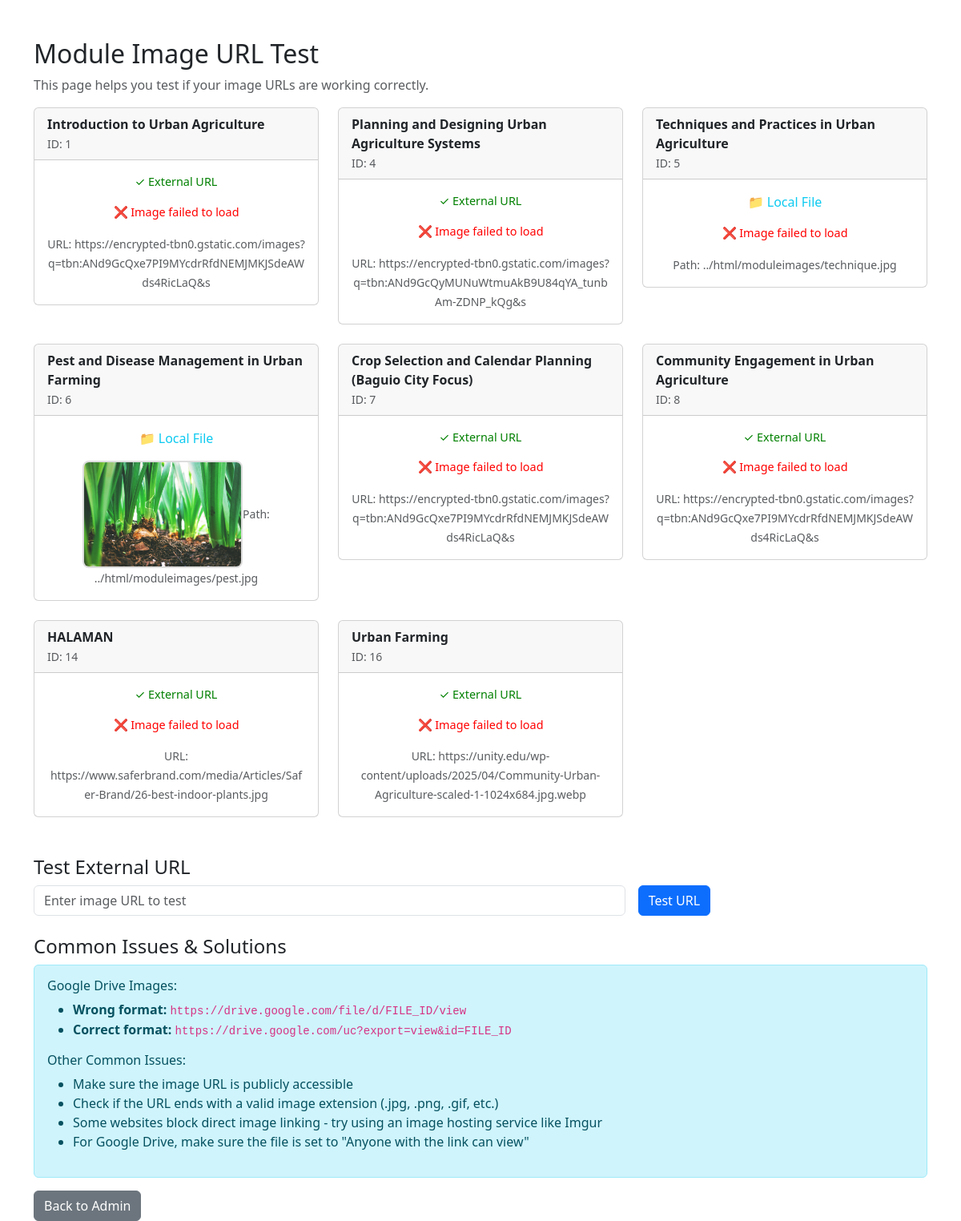
Screenshot of /php/test_image_urls.php with the database file from the repository.
### tables this page shows
CREATE TABLE `modules` (
  `module_id` int(100) NOT NULL,
  `title` varchar(100) NOT NULL,
  `description` text NOT NULL,
  `category` varchar(100) NOT NULL,
  `type` varchar(100) NOT NULL,
  `content` varchar(255) NOT NULL,
  `image_path` varchar(100) NOT NULL,
  `created_at` timestamp NOT NULL DEFAULT current_timestamp(),
  `updated_at` timestamp NOT NULL DEFAULT current_timestamp()
);

### php/test_image_urls.php (the view, shortened to what this page needs)
<?php
include 'connection.php';
?>
<!DOCTYPE html>
<html lang="en">
<head>
    <link href="https://cdn.jsdelivr.net/npm/bootstrap@5.3.0/dist/css/bootstrap.min.css" rel="stylesheet">
</head>
<body>
    <div class="container mt-5">
        <h2>Module Image URL Test</h2>
        <p class="text-muted">This page helps you test if your image URLs are working correctly.</p>
        <div class="row">
            <?php
            $result = $conn->query("SELECT module_id, title, image_path FROM modules ORDER BY module_id");
            if ($result->num_rows > 0) {
                while ($row = $result->fetch_assoc()) {
                    $image_path = $row['image_path'];
                    $is_url = filter_var($image_path, FILTER_VALIDATE_URL);
                    echo '<div class="col-md-4 mb-4">';
                    echo '<div class="card">';
                    echo '<div class="card-header">';
                    echo '<strong>' . htmlspecialchars($row['title']) . '</strong><br>';
                    echo '<small class="text-muted">ID: ' . $row['module_id'] . '</small>';
                    echo '</div>';
                    echo '<div class="card-body text-center">';
                    if ($is_url) {
                        echo '<p class="success-message">✓ External URL</p>';
                        echo '<p class="error-message" style="display: none;">❌ Image failed to load</p>';
                        echo '<small class="text-muted">URL: ' . htmlspecialchars($image_path) . '</small>';
                    } else {
                        echo '<p class="text-info">📁 Local File</p>';
                        echo '<img src="' . htmlspecialchars($image_path) . '" class="test-image" alt="Test Image" onerror="this.style.display=\'none\'; this.nextElementSibling.style.display=\'block\';">';
                        echo '<p class="error-message" style="display: none;">❌ Image failed to load</p>';
                        echo '<small class="text-muted">Path: ' . htmlspecialchars($image_path) . '</small>';
                    }
                    echo '</div>';
                    echo '</div>';
                    echo '</div>';
                }
            } else {
                echo '<div class="col-12"><p class="text-center text-muted">No modules found.</p></div>';
            }
            ?>
        </div>
        <div class="mt-4">
            <h4>Test External URL</h4>
            <form method="POST" class="row g-3">
                <div class="col-md-8">
                    <input type="url" class="form-control" name="test_url" placeholder="Enter image URL to test" value="<?php echo isset($_POST['test_url']) ? htmlspecialchars($_POST['test_url']) : ''; ?>">
                </div>
                <div class="col-md-4">
                    <button type="submit" class="btn btn-primary">Test URL</button>
                </div>
            </form>
        </div>
        <div class="mt-4">
            <h4>Common Issues & Solutions</h4>
            <div class="alert alert-info">
                <h6>Google Drive Images:</h6>
                <ul>
                    <li><strong>Wrong format:</strong> <code>https://drive.google.com/file/d/FILE_ID/view</code></li>
                    <li><strong>Correct format:</strong> <code>https://drive.google.com/uc?export=view&id=FILE_ID</code></li>
                </ul>
                <h6>Other Common Issues:</h6>
                <ul>
                    <li>Make sure the image URL is publicly accessible</li>
                    <li>Check if the URL ends with a valid image extension (.jpg, .png, .gif, etc.)</li>
                    <li>Some websites block direct image linking - try using an image hosting service like Imgur</li>
                    <li>For Google Drive, make sure the file is set to "Anyone with the link can view"</li>
                </ul>
            </div>
        </div>
        <div class="mt-3">
            <a href="Admin/adminpage.php" class="btn btn-secondary">Back to Admin</a>
        </div>
    </div>
</body>
</html>

### php/test_image_urls.php (style rules this page uses)
.test-image { max-width: 200px; max-height: 150px; border: 2px solid #ddd; border-radius: 8px; }
.error-message { color: red; font-size: 0.9em; }
.success-message { color: green; font-size: 0.9em; }

### rows the page displays
modules: title "Introduction to Urban Agriculture", module_id "1", image_path "https://encrypted-tbn0.gstatic.com/images?q=tbn:ANd9GcQxe7PI9MYcdrRfdNEMJMKJSdeAWds4RicLaQ&s"
modules: title "Planning and Designing Urban Agriculture Systems", module_id "4", image_path "https://encrypted-tbn0.gstatic.com/images?q=tbn:ANd9GcQyMUNuWtmuAkB9U84qYA_tunbAm-ZDNP_kQg&s"
modules: title "Techniques and Practices in Urban Agriculture", module_id "5", image_path "../html/moduleimages/technique.jpg"
modules: title "Pest and Disease Management in Urban Farming", module_id "6", image_path (picture), image_path "../html/moduleimages/pest.jpg"
modules: title "Crop Selection and Calendar Planning (Baguio City Focus)", module_id "7", image_path "https://encrypted-tbn0.gstatic.com/images?q=tbn:ANd9GcQxe7PI9MYcdrRfdNEMJMKJSdeAWds4RicLaQ&s"
modules: title "Community Engagement in Urban Agriculture", module_id "8", image_path "https://encrypted-tbn0.gstatic.com/images?q=tbn:ANd9GcQxe7PI9MYcdrRfdNEMJMKJSdeAWds4RicLaQ&s"
modules: title "HALAMAN", module_id "14", image_path "https://www.saferbrand.com/media/Articles/Safer-Brand/26-best-indoor-plants.jpg"
modules: title "Urban Farming", module_id "16", image_path "https://unity.edu/wp-content/uploads/2025/04/Community-Urban-Agriculture-scaled-1-1024x684.jpg.webp"
